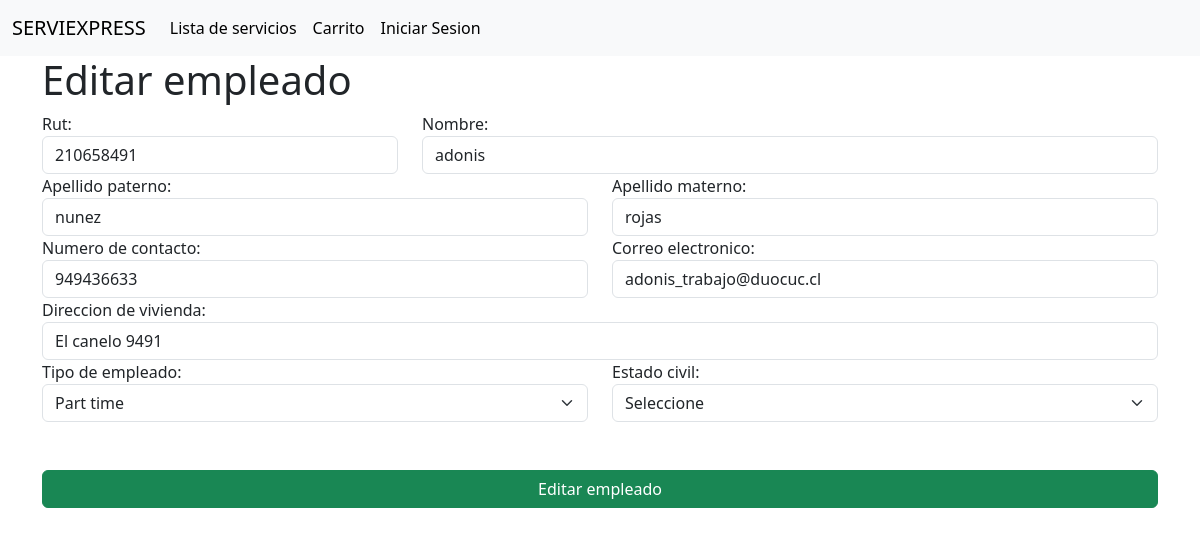
/taller/crud/editarEmpleado/6, run on an earlier commit of the app's database.
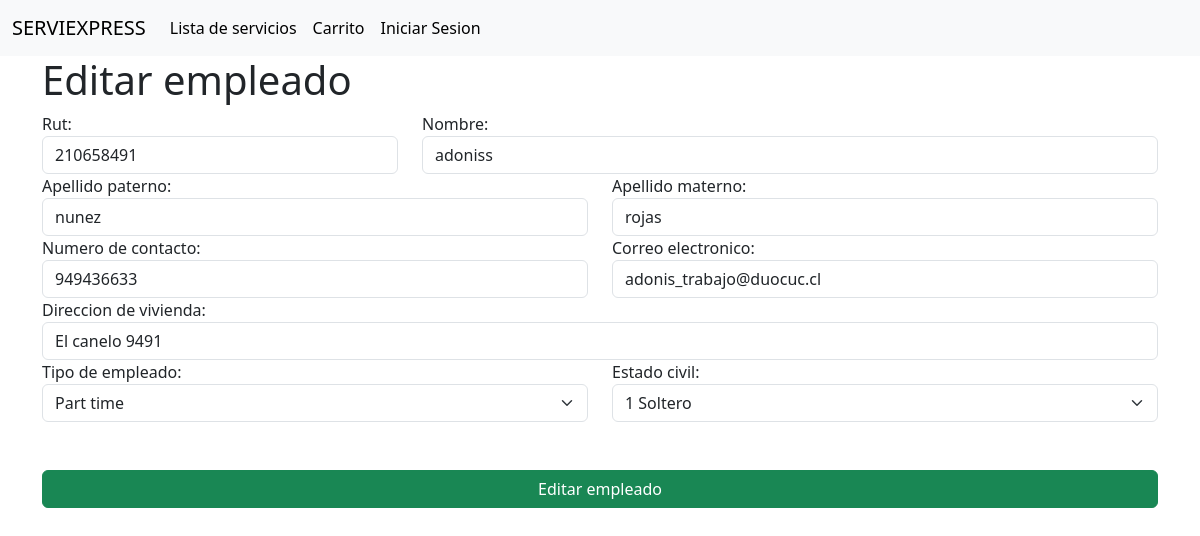
And on a later commit of the database.
### taller/models.py (models this page shows, shortened)
class User(AbstractBaseUser, PermissionsMixin):
    email = models.EmailField(blank=True, default='', unique=True)
    nombre = models.CharField(max_length=200, blank=True)
    rut = models.IntegerField(blank=True, null=True)
    ap_paterno = models.CharField(max_length=200, blank=True)
    ap_materno = models.CharField(max_length=200, blank=True)
    direccion = models.CharField(max_length=200, blank=True)
    numero_contacto = models.IntegerField(blank=True, null=True )
    is_empleado = models.BooleanField(default=False)
    tipo_empleado = models.ForeignKey(Tipo_empleado, on_delete=models.CASCADE, null=True, blank=True)
    estado_civil = models.ForeignKey(Estado_civil, on_delete=models.CASCADE, null=True, blank=True)
    taller = models.ForeignKey(Taller, on_delete=models.CASCADE, null=True, blank=True)
    is_active = models.BooleanField(default=True)
    is_superuser = models.BooleanField(default=False)
    is_staff = models.BooleanField(default=False)
    objects = CustomUserManager()
    USERNAME_FIELD = 'email'
    EMAIL_FIELD = 'email'
    REQUIRED_FIELDS = []

class Tipo_empleado(models.Model):
    id_tipo_empleado = models.AutoField(primary_key=True)
    tipo_empleado = models.CharField(max_length=200)

class Estado_civil(models.Model):
    id_estado_civil = models.AutoField(primary_key=True)
    estado_civil = models.CharField(max_length=200)

### taller/views.py (the view)
def cargarEditarEmpleado(request, id):
    vEmpleado = User.objects.get(pk=id)
    vTipo = Tipo_empleado.objects.all()
    vCivil = Estado_civil.objects.all()
    template = loader.get_template("taller/editarEmpleado.html")
    context = {"empleado": vEmpleado, "tipo": vTipo, "estadoCivil": vCivil}
    return HttpResponse(template.render(context, request))

### taller/templates/taller/editarEmpleado.html (shortened to what this page needs)
{% extends './base.html' %}
{% load static %}
{% block body %}
    <div class="container">
        <h1>Editar empleado</h1>
        <form action="/taller/crud/editarEmpleado" method="POST" enctype="multipart/form-data">{% csrf_token %}
            <div class="row">
                <div class="col-md-4">
                    <label for="txtRut">Rut:</label>
                    <input readonly value="{{empleado.rut}}" name="txtRut" id="txtRut" type="text" class="form-control" >
                </div>
                <div class="col-md-8">
                    <label for="txtNombre">Nombre:</label>
                    <input value="{{empleado.nombre}}" name="txtNombre" id="txtNombre" type="text" class="form-control">
                </div>
                <div class="col-md-6">
                    <label for="txtApPat">Apellido paterno:</label>
                    <input name="txtApPat" id="txtApPat" type="text" class="form-control"  value="{{empleado.ap_paterno}}">
                </div>
                <div class="col-md-6">
                    <label for="txtApMat">Apellido materno:</label>
                    <input name="txtApMat" id="txtApMat" type="text" class="form-control" value="{{empleado.ap_materno}}">
                </div>
                <div class="col-md-6">
                    <label for="txtNumero">Numero de contacto:</label>
                    <input name="txtNumero" id="txtNumero" type="number" class="form-control" value="{{empleado.numero_contacto}}">
                </div>
                <div class="col-md-6">
                    <label for="txtCorreo">Correo electronico:</label>
                    <input name="txtCorreo" id="txtCorreo" type="text" class="form-control" value="{{empleado.email}}">
                </div>
                <div class="col-md-12">
                    <label for="txtDireccion">Direccion de vivienda:</label>
                    <input name="txtDireccion" id="txtDireccion" type="text" class="form-control"  value="{{empleado.direccion}}">
                </div>
                <div class="col-md-6">
                    <label for="cmbTipo">Tipo de empleado:</label>
                    <select id="cmbTipo" name="cmbTipo" class="form-select" aria-label="Default select example">
                        {% for tp in tipo %}
                        <option value="{{tp.pk}}" {% if tp.pk == empleado.tipo_empleado.pk %} selected {% endif %}>{{tp.tipo_empleado}}</option>
                        {% endfor %}
                      </select>
                </div>
                <div class="col-md-6">
                    <label for="cmbCivil">Estado civil:</label>
                    <select id="cmbCivil" name="cmbCivil" class="form-select" aria-label="Default select example">
                        <option disabled selected>Seleccione</option>
                        {% for est in estadoCivil %}
                        <option value="{{est.pk}}"  {% if est.pk == empleado.estado_civil.pk %} selected {% endif %}>{{est.pk}} {{ est.estado_civil }}</option>
                        {% endfor %}
                      </select>
                </div>
            </div>
            <button class="btn btn-success mt-5 w-100">Editar empleado</button>
        </form>
    </div>
{% endblock %}

What changed in the data, as far as the page shows it:
changed User "nunez": txtNombre "adonis" → "adoniss"; cmbCivil (not shown) → "1 Soltero"
Also different on the page:
form field cmbCivil: "Seleccione" → (not shown)
